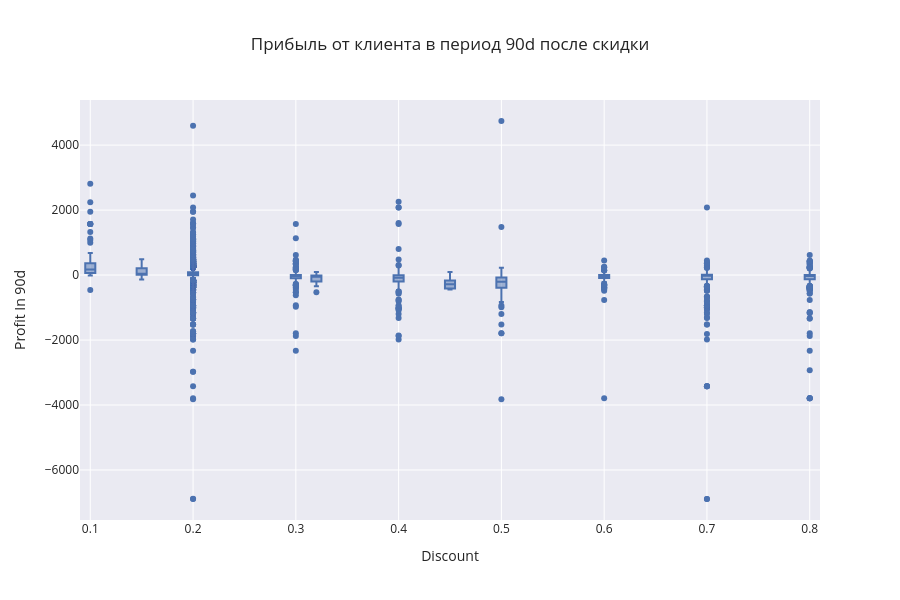

The notebook cell saved with this chart:
### Code cell
px.box(temp, x='Discount', y='Profit In 90d', title='Прибыль от клиента в период 90d после скидки', height=600)

### Figure 1 — Plotly figure (JSON) as saved in the notebook; plotly's stock layout.template omitted (floating-point values rounded to 4 significant figures; data arrays with more than 128 entries replaced by an {"elided": "..."} marker saying what was removed)
{"data": [{"alignmentgroup": "True", "hovertemplate": "Discount=%{x}<br>Profit In 90d=%{y}<extra></extra>", "legendgroup": "", "marker": {"color": "rgb(76,114,176)"}, "name": "", "notched": false, "offsetgroup": "", "orientation": "v", "showlegend": false, "type": "box", "x": {"elided": "9994 float values"}, "x0": " ", "xaxis": "x", "y": {"elided": "9994 float values"}, "y0": " ", "yaxis": "y"}], "layout": {"boxmode": "group", "height": 600, "legend": {"tracegroupgap": 0}, "title": {"text": "Прибыль от клиента в период 90d после скидки"}, "xaxis": {"anchor": "y", "domain": [0, 1], "title": {"text": "Discount"}}, "yaxis": {"anchor": "x", "domain": [0, 1], "title": {"text": "Profit In 90d"}}}}
